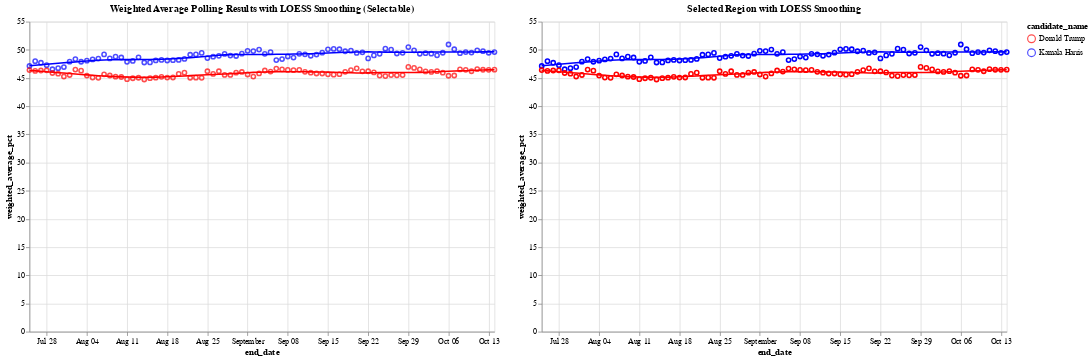

Here is the notebook cell this chart was saved with:
### Markdown cell above
Let's look at the loess smoothed curve of this

### Code cell
# Define the color scale for the two candidates
color_scale = alt.Scale(domain=['Donald Trump', 'Kamala Harris'], range=['red', 'blue'])

# Step 1: Create a selection brush for the horizontal axis (end_date)
brush = alt.selection_interval(encodings=['x'])  # Brush selection on the x-axis

# Step 2: Create the base chart with points and LOESS smoothing (Chart 1)
base = alt.Chart(df_weighted_averages).mark_point().encode(
    x='end_date:T',
    y='weighted_average_pct:Q',
    color=alt.Color('candidate_name:N', scale=color_scale)
)

loess = base.transform_loess(
    'end_date', 'weighted_average_pct', groupby=['candidate_name'], bandwidth=0.3
).mark_line()

chart1 = (base + loess).add_params(
    brush  # Add the brush selection to Chart 1
).properties(
    title='Weighted Average Polling Results with LOESS Smoothing (Selectable)',
    width=600,
    height=400
)

# Step 3: Create the side-by-side chart that will show the selected region with tooltip

# Apply the same selection filter to both points and LOESS in chart2
selected_points = base.encode(
    opacity=alt.condition(brush, alt.value(1), alt.value(0)),  # Highlight only selected points
    tooltip=['end_date:T', 'candidate_name:N', 'weighted_average_pct:Q']  # Add tooltip for points
).transform_filter(
    brush  # Filter by brush selection
)

# Apply LOESS smoothing for the selected range
selected_loess = alt.Chart(df_weighted_averages).transform_loess(
    'end_date', 'weighted_average_pct', groupby=['candidate_name'], bandwidth=0.3
).mark_line().encode(
    x='end_date:T',
    y='weighted_average_pct:Q',
    color=alt.Color('candidate_name:N', scale=color_scale),
    tooltip=['end_date:T', 'candidate_name:N', 'weighted_average_pct:Q']
).transform_filter(
    brush  # Filter the LOESS line by the brush selection
)

# Combine selected points and LOESS for the second chart
chart2 = (selected_points + selected_loess).properties(
    title='Selected Region with LOESS Smoothing',
    width=600,
    height=400
)

# Combine the two charts side by side
final_chart = alt.hconcat(chart1, chart2)

# Display the final chart
final_chart.show()

### Figure 1 — Vega-Lite specification as saved in the notebook (floating-point values rounded to 4 significant figures; data arrays with more than 128 entries replaced by an {"elided": "..."} marker saying what was removed)
{"config": {"view": {"continuousWidth": 300, "continuousHeight": 300}}, "hconcat": [{"layer": [{"mark": {"type": "point"}, "encoding": {"color": {"field": "candidate_name", "scale": {"domain": ["Donald Trump", "Kamala Harris"], "range": ["red", "blue"]}, "type": "nominal"}, "x": {"field": "end_date", "type": "temporal"}, "y": {"field": "weighted_average_pct", "type": "quantitative"}}, "name": "view_1"}, {"mark": {"type": "line"}, "encoding": {"color": {"field": "candidate_name", "scale": {"domain": ["Donald Trump", "Kamala Harris"], "range": ["red", "blue"]}, "type": "nominal"}, "x": {"field": "end_date", "type": "temporal"}, "y": {"field": "weighted_average_pct", "type": "quantitative"}}, "transform": [{"loess": "weighted_average_pct", "on": "end_date", "bandwidth": 0.3, "groupby": ["candidate_name"]}]}], "height": 400, "title": "Weighted Average Polling Results with LOESS Smoothing (Selectable)", "width": 600}, {"layer": [{"mark": {"type": "point"}, "encoding": {"color": {"field": "candidate_name", "scale": {"domain": ["Donald Trump", "Kamala Harris"], "range": ["red", "blue"]}, "type": "nominal"}, "opacity": {"condition": {"param": "param_1", "value": 1}, "value": 0}, "tooltip": [{"field": "end_date", "type": "temporal"}, {"field": "candidate_name", "type": "nominal"}, {"field": "weighted_average_pct", "type": "quantitative"}], "x": {"field": "end_date", "type": "temporal"}, "y": {"field": "weighted_average_pct", "type": "quantitative"}}, "transform": [{"filter": {"param": "param_1"}}]}, {"mark": {"type": "line"}, "encoding": {"color": {"field": "candidate_name", "scale": {"domain": ["Donald Trump", "Kamala Harris"], "range": ["red", "blue"]}, "type": "nominal"}, "tooltip": [{"field": "end_date", "type": "temporal"}, {"field": "candidate_name", "type": "nominal"}, {"field": "weighted_average_pct", "type": "quantitative"}], "x": {"field": "end_date", "type": "temporal"}, "y": {"field": "weighted_average_pct", "type": "quantitative"}}, "transform": [{"loess": "weighted_average_pct", "on": "end_date", "bandwidth": 0.3, "groupby": ["candidate_name"]}, {"filter": {"param": "param_1"}}]}], "height": 400, "title": "Selected Region with LOESS Smoothing", "width": 600}], "data": {"name": "data-4d50806ba9f4dd2c43ec2effd9357f17"}, "params": [{"name": "param_1", "select": {"type": "interval", "encodings": ["x"]}, "views": ["view_1"]}], "$schema": "https://vega.github.io/schema/vega-lite/v5.20.1.json", "datasets": {"data-4d50806ba9f4dd2c43ec2effd9357f17": {"elided": "164 records"}}}
